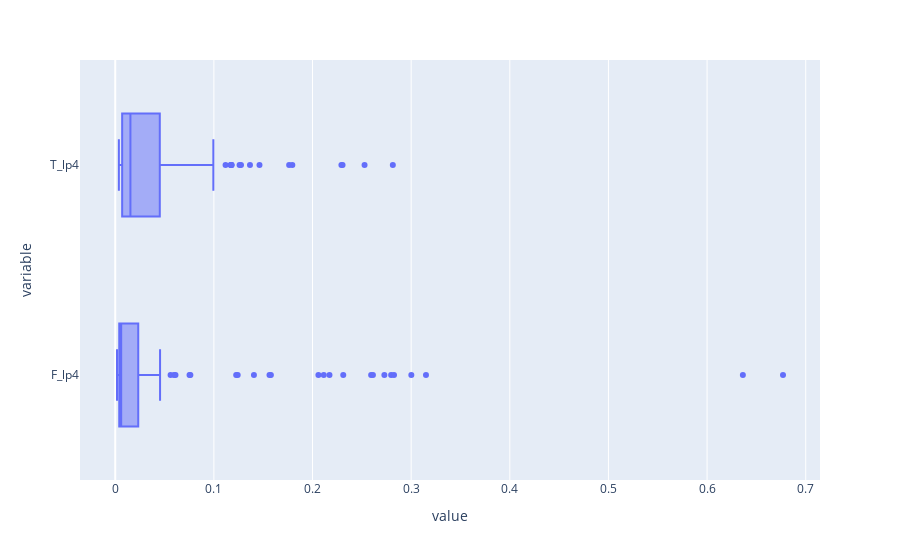

The code cell stored with this chart in its notebook:
### Markdown cell above
Boxplot

### Code cell
plty.box(X_lp4_df, x = ["F_lp4", "T_lp4"])

### Figure 1 — Plotly figure (JSON) as saved in the notebook; plotly's stock layout.template omitted (floating-point values rounded to 4 significant figures; data arrays with more than 128 entries replaced by an {"elided": "..."} marker saying what was removed)
{"data": [{"alignmentgroup": "True", "hovertemplate": "value=%{x}<br>variable=%{y}<extra></extra>", "legendgroup": "", "marker": {"color": "#636efa"}, "name": "", "notched": false, "offsetgroup": "", "orientation": "h", "showlegend": false, "type": "box", "x": {"elided": "234 float values"}, "x0": " ", "xaxis": "x", "y": {"elided": "234 str values"}, "y0": " ", "yaxis": "y"}], "layout": {"boxmode": "group", "legend": {"tracegroupgap": 0}, "margin": {"t": 60}, "xaxis": {"anchor": "y", "domain": [0, 1], "title": {"text": "value"}}, "yaxis": {"anchor": "x", "domain": [0, 1], "title": {"text": "variable"}}}}
